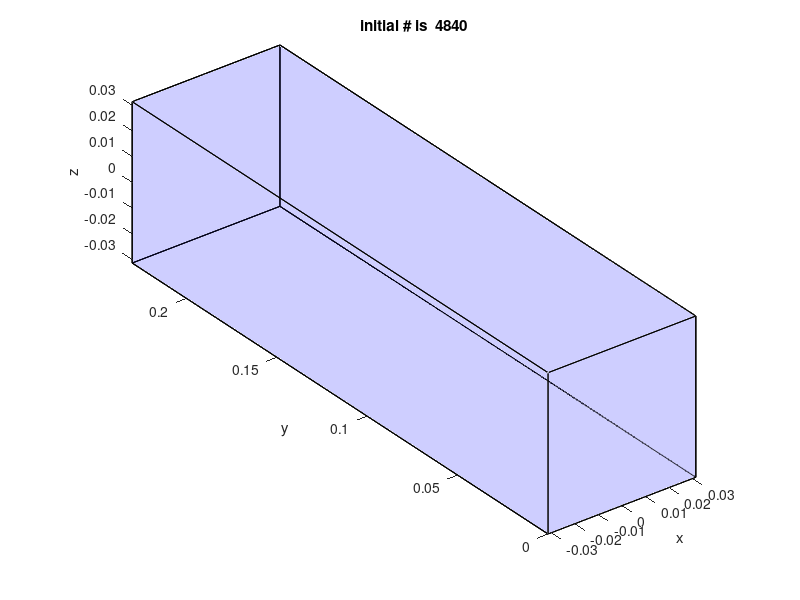

The MATLAB source for this figure: (Note: this script raises an error after producing the figure.)
% function particle_pos_generator

% % this function require the desired particle number, the spatial limit
% % position. generate the frame, ainj file to initial Fluent DPM.
% %read the dpm file in order to use the first 2 lines


%% define the particle number, spatial limits
particle_number=4500; % define the particle number
x_up=0.031357;  %define spatial position
x_low=-0.031357;
y_up=0.23;
y_low=0;
z_up=0.031357;
z_low=-0.031357;
%% for the given vertex position, plot the frame of a cubic;
p1=[x_up y_low z_low];
p2=[x_up y_up z_low];
p3=[x_low y_up z_low];
p4=[x_low y_low z_low];
p5=[x_up y_low z_up];
p6=[x_up y_up z_up];
p7=[x_low y_up z_up];
p8=[x_low y_low z_up];
x=[p1(1) p2(1) p1(1) p1(1) p5(1) p3(1);
      p2(1) p3(1) p2(1) p4(1) p6(1) p7(1);
      p3(1) p7(1) p6(1) p8(1) p7(1) p8(1);
      p4(1) p6(1) p5(1) p5(1) p8(1) p4(1)];
y=[p1(2) p2(2) p1(2) p1(2) p5(2) p3(2);
      p2(2) p3(2) p2(2) p4(2) p6(2) p7(2);
      p3(2) p7(2) p6(2) p8(2) p7(2) p8(2);
      p4(2) p6(2) p5(2) p5(2) p8(2) p4(2)];
z=[p1(3) p2(3) p1(3) p1(3) p5(3) p3(3);
      p2(3) p3(3) p2(3) p4(3) p6(3) p7(3);
      p3(3) p7(3) p6(3) p8(3) p7(3) p8(3);
      p4(3) p6(3) p5(3) p5(3) p8(3) p4(3)];
fill3(x,y,z, 'b','facealpha',0.1)
hold on;
%% calculate the node position
xlengh=x_up-x_low;
ylengh=y_up-y_low;
zlengh=z_up-z_low;
elememt_len=(xlengh*ylengh*zlengh/particle_number)^(1/3);
elen_x=xlengh/elememt_len;
elen_y=ylengh/elememt_len;
elen_z=zlengh/elememt_len;
elen_x=ceil(elen_x); % get element nember to generate the location of desired number particles
elen_y=ceil(elen_y);
elen_z=ceil(elen_z);
% i denotes x  j denotes y  k denotes z
% generate node postion
for i=1:elen_x+1   
nodepos_x(i)=xlengh/elen_x*(i-1)+x_low;
end
for i=1:elen_y+1
nodepos_y(i)=ylengh/elen_y*(i-1)+y_low;
end
for i=1:elen_z+1
nodepos_z(i)=zlengh/elen_z*(i-1)+z_low;
end
%% generate element position
d=1;
ele_location=zeros(3,elen_x*elen_y*elen_z);
for k=1:elen_z     %generate layer by layer                           
    cell_z=(nodepos_z(k)+nodepos_z(k+1))/2;  %calculate the z position of every particle
    for j=1:  elen_y    
        for i=1:elen_x         
            cell_x=(nodepos_x(i)+nodepos_x(i+1))/2;
            cell_y=(nodepos_y(j)+nodepos_y(j+1))/2;            
            ele_location(1,d)=cell_x;
            ele_location(2,d)=cell_y;
            ele_location(3,d)=cell_z;
            d=d+1;
        end
    end
end
%% 
plot3(ele_location(1,:),ele_location(2,:),ele_location(3,:),'b.','MarkerSize',7);
axis equal
xlim([x_low  x_up])
ylim([y_low  y_up])
zlim([z_low  z_up])
xlabel('x')
ylabel('y')
zlabel('z')
title(['initial # is  ' num2str(elen_x*elen_y*elen_z)])  
hold off;
%% read .dpm file to use the first two lines
filename1='sample.dpm';
data = importdata(filename1);
% com=data;
siz=size(data);
siz=siz(1);
for i=3:1:siz
data{i}(1)=[];
data{i}(1)=[];
    for j=1:1:16
        data{i}(155)=[];
    end  
data{i}=str2num(data{i});    
end
%% generate writeinfo
numberpart=zeros(elen_x*elen_y*elen_z+2,12);
d=8e-5;%2e-6; %8e-5;
mass=4/3*pi*(d/2)^3*1000; % calculate the mass
numberpart(:,7)=8e-5;%2e-6 ;%8e-5;  %define the diameter
numberpart(:,8)=300; %define Temperature
numberpart(:,9)=2.1368e-23; %define mass-flow
numberpart(:,10)=2.680e-10;%4.189e-15;%2.68e-10; %define the mass
numberpart(:,11)=7.9705e-14; % define  frequency  
for i=1:elen_x*elen_y*elen_z %assign xyz postion to numberpart
numberpart(i+2,1:3)=ele_location(:,i);
writeinfo{i+2,1}=num2str(numberpart(i+2,:));
writeinfo{i+2,1}=['(( ' writeinfo{i+2,1} ') )'];
end
writeinfo{1}=data{1};
writeinfo{2}=data{2}; 
filename1=num2str(elen_x*elen_y*elen_z);
%% generate .inj file
fid=fopen(['E:\desktop\temp\' filename1 '_8e-5.inj'],'wt');
report=['generating E:\desktop\temp\' filename1 '.inj....']
for i=1:elen_x*elen_y*elen_z+2
writ=writeinfo{i};
fprintf(fid,'%s\n',writ);
end
fclose(fid);
